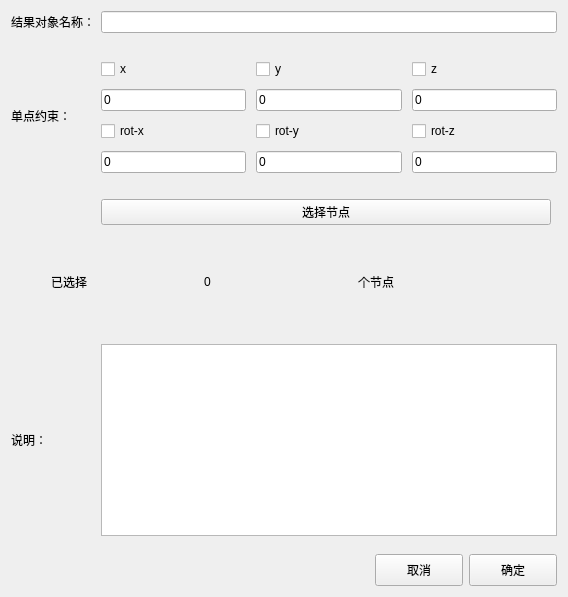
<?xml version="1.0" encoding="UTF-8"?>
<ui version="4.0">
 <class>MeshAddSpcView</class>
 <widget class="QWidget" name="MeshAddSpcView">
  <property name="geometry">
   <rect>
    <x>0</x>
    <y>0</y>
    <width>568</width>
    <height>597</height>
   </rect>
  </property>
  <property name="sizePolicy">
   <sizepolicy hsizetype="Preferred" vsizetype="Preferred">
    <horstretch>0</horstretch>
    <verstretch>0</verstretch>
   </sizepolicy>
  </property>
  <property name="windowTitle">
   <string>Form</string>
  </property>
  <layout class="QGridLayout" name="gridLayout">
   <item row="0" column="0">
    <widget class="QLabel" name="label_result">
     <property name="sizePolicy">
      <sizepolicy hsizetype="Fixed" vsizetype="Preferred">
       <horstretch>0</horstretch>
       <verstretch>0</verstretch>
      </sizepolicy>
     </property>
     <property name="text">
      <string>结果对象名称：</string>
     </property>
    </widget>
   </item>
   <item row="1" column="0">
    <spacer name="verticalSpacer">
     <property name="orientation">
      <enum>Qt::Vertical</enum>
     </property>
     <property name="sizeType">
      <enum>QSizePolicy::Fixed</enum>
     </property>
     <property name="sizeHint" stdset="0">
      <size>
       <width>20</width>
       <height>20</height>
      </size>
     </property>
    </spacer>
   </item>
   <item row="2" column="0">
    <widget class="QLabel" name="label_component">
     <property name="sizePolicy">
      <sizepolicy hsizetype="Fixed" vsizetype="Preferred">
       <horstretch>0</horstretch>
       <verstretch>0</verstretch>
      </sizepolicy>
     </property>
     <property name="text">
      <string>单点约束：</string>
     </property>
    </widget>
   </item>
   <item row="2" column="1" colspan="2">
    <layout class="QGridLayout" name="gridLayout_constraintValue" columnstretch="0,0,0">
     <property name="sizeConstraint">
      <enum>QLayout::SetDefaultConstraint</enum>
     </property>
     <property name="leftMargin">
      <number>0</number>
     </property>
     <property name="spacing">
      <number>10</number>
     </property>
     <item row="2" column="2">
      <widget class="QCheckBox" name="checkBox_componentRotZ">
       <property name="sizePolicy">
        <sizepolicy hsizetype="Expanding" vsizetype="Fixed">
         <horstretch>0</horstretch>
         <verstretch>0</verstretch>
        </sizepolicy>
       </property>
       <property name="text">
        <string>rot-z</string>
       </property>
      </widget>
     </item>
     <item row="0" column="0">
      <widget class="QCheckBox" name="checkBox_componentX">
       <property name="sizePolicy">
        <sizepolicy hsizetype="Expanding" vsizetype="Fixed">
         <horstretch>0</horstretch>
         <verstretch>0</verstretch>
        </sizepolicy>
       </property>
       <property name="text">
        <string>x</string>
       </property>
      </widget>
     </item>
     <item row="4" column="1">
      <widget class="QLineEdit" name="lineEdit_RotY">
       <property name="inputMask">
        <string/>
       </property>
       <property name="text">
        <string>0</string>
       </property>
      </widget>
     </item>
     <item row="1" column="1">
      <widget class="QLineEdit" name="lineEdit_Y">
       <property name="inputMask">
        <string/>
       </property>
       <property name="text">
        <string>0</string>
       </property>
      </widget>
     </item>
     <item row="4" column="0">
      <widget class="QLineEdit" name="lineEdit_RotX">
       <property name="inputMask">
        <string/>
       </property>
       <property name="text">
        <string>0</string>
       </property>
      </widget>
     </item>
     <item row="1" column="2">
      <widget class="QLineEdit" name="lineEdit_Z">
       <property name="inputMask">
        <string/>
       </property>
       <property name="text">
        <string>0</string>
       </property>
      </widget>
     </item>
     <item row="1" column="0">
      <widget class="QLineEdit" name="lineEdit_X">
       <property name="inputMask">
        <string/>
       </property>
       <property name="text">
        <string>0</string>
       </property>
      </widget>
     </item>
     <item row="0" column="1">
      <widget class="QCheckBox" name="checkBox_componentY">
       <property name="sizePolicy">
        <sizepolicy hsizetype="Expanding" vsizetype="Fixed">
         <horstretch>0</horstretch>
         <verstretch>0</verstretch>
        </sizepolicy>
       </property>
       <property name="text">
        <string>y</string>
       </property>
      </widget>
     </item>
     <item row="0" column="2">
      <widget class="QCheckBox" name="checkBox_componentZ">
       <property name="sizePolicy">
        <sizepolicy hsizetype="Expanding" vsizetype="Fixed">
         <horstretch>0</horstretch>
         <verstretch>0</verstretch>
        </sizepolicy>
       </property>
       <property name="text">
        <string>z</string>
       </property>
      </widget>
     </item>
     <item row="2" column="0">
      <widget class="QCheckBox" name="checkBox_componentRotX">
       <property name="sizePolicy">
        <sizepolicy hsizetype="Expanding" vsizetype="Fixed">
         <horstretch>0</horstretch>
         <verstretch>0</verstretch>
        </sizepolicy>
       </property>
       <property name="text">
        <string>rot-x</string>
       </property>
      </widget>
     </item>
     <item row="2" column="1">
      <widget class="QCheckBox" name="checkBox_componentRotY">
       <property name="sizePolicy">
        <sizepolicy hsizetype="Ignored" vsizetype="Fixed">
         <horstretch>0</horstretch>
         <verstretch>0</verstretch>
        </sizepolicy>
       </property>
       <property name="text">
        <string>rot-y</string>
       </property>
      </widget>
     </item>
     <item row="4" column="2">
      <widget class="QLineEdit" name="lineEdit_RotZ">
       <property name="inputMask">
        <string/>
       </property>
       <property name="text">
        <string>0</string>
       </property>
      </widget>
     </item>
    </layout>
   </item>
   <item row="3" column="0">
    <spacer name="verticalSpacer_2">
     <property name="orientation">
      <enum>Qt::Vertical</enum>
     </property>
     <property name="sizeType">
      <enum>QSizePolicy::Fixed</enum>
     </property>
     <property name="sizeHint" stdset="0">
      <size>
       <width>20</width>
       <height>20</height>
      </size>
     </property>
    </spacer>
   </item>
   <item row="4" column="1">
    <layout class="QHBoxLayout" name="horizontalLayout_3">
     <item>
      <widget class="QPushButton" name="pushButton_select">
       <property name="sizePolicy">
        <sizepolicy hsizetype="Expanding" vsizetype="Fixed">
         <horstretch>0</horstretch>
         <verstretch>0</verstretch>
        </sizepolicy>
       </property>
       <property name="layoutDirection">
        <enum>Qt::LeftToRight</enum>
       </property>
       <property name="text">
        <string>选择节点</string>
       </property>
      </widget>
     </item>
    </layout>
   </item>
   <item row="5" column="0">
    <spacer name="verticalSpacer_4">
     <property name="orientation">
      <enum>Qt::Vertical</enum>
     </property>
     <property name="sizeType">
      <enum>QSizePolicy::Fixed</enum>
     </property>
     <property name="sizeHint" stdset="0">
      <size>
       <width>20</width>
       <height>13</height>
      </size>
     </property>
    </spacer>
   </item>
   <item row="6" column="0" colspan="2">
    <layout class="QHBoxLayout" name="horizontalLayout">
     <property name="spacing">
      <number>0</number>
     </property>
     <item>
      <spacer name="horizontalSpacer">
       <property name="orientation">
        <enum>Qt::Vertical</enum>
       </property>
       <property name="sizeHint" stdset="0">
        <size>
         <width>40</width>
         <height>20</height>
        </size>
       </property>
      </spacer>
     </item>
     <item>
      <widget class="QLabel" name="label_countPrefix">
       <property name="text">
        <string>已选择</string>
       </property>
      </widget>
     </item>
     <item>
      <widget class="QLabel" name="label_count">
       <property name="text">
        <string>0</string>
       </property>
      </widget>
     </item>
     <item>
      <widget class="QLabel" name="label_countSuffix">
       <property name="text">
        <string>个节点</string>
       </property>
      </widget>
     </item>
     <item>
      <spacer name="horizontalSpacer_2">
       <property name="orientation">
        <enum>Qt::Vertical</enum>
       </property>
       <property name="sizeHint" stdset="0">
        <size>
         <width>40</width>
         <height>20</height>
        </size>
       </property>
      </spacer>
     </item>
    </layout>
   </item>
   <item row="7" column="0">
    <spacer name="verticalSpacer_3">
     <property name="orientation">
      <enum>Qt::Vertical</enum>
     </property>
     <property name="sizeType">
      <enum>QSizePolicy::Fixed</enum>
     </property>
     <property name="sizeHint" stdset="0">
      <size>
       <width>20</width>
       <height>18</height>
      </size>
     </property>
    </spacer>
   </item>
   <item row="8" column="0">
    <widget class="QLabel" name="label_describe">
     <property name="text">
      <string>说明：</string>
     </property>
    </widget>
   </item>
   <item row="8" column="1" colspan="2">
    <widget class="QPlainTextEdit" name="plainTextEdit_describe"/>
   </item>
   <item row="0" column="1" colspan="2">
    <widget class="QLineEdit" name="lineEdit_result"/>
   </item>
   <item row="9" column="1" colspan="2">
    <layout class="QHBoxLayout" name="horizontalLayout_2">
     <property name="topMargin">
      <number>12</number>
     </property>
     <item>
      <spacer name="horizontalSpacer_3">
       <property name="orientation">
        <enum>Qt::Horizontal</enum>
       </property>
       <property name="sizeHint" stdset="0">
        <size>
         <width>40</width>
         <height>20</height>
        </size>
       </property>
      </spacer>
     </item>
     <item>
      <widget class="QPushButton" name="cancelBtn">
       <property name="minimumSize">
        <size>
         <width>88</width>
         <height>32</height>
        </size>
       </property>
       <property name="maximumSize">
        <size>
         <width>88</width>
         <height>16777215</height>
        </size>
       </property>
       <property name="focusPolicy">
        <enum>Qt::StrongFocus</enum>
       </property>
       <property name="text">
        <string>取消</string>
       </property>
      </widget>
     </item>
     <item>
      <widget class="QPushButton" name="confrimBtn">
       <property name="minimumSize">
        <size>
         <width>88</width>
         <height>32</height>
        </size>
       </property>
       <property name="maximumSize">
        <size>
         <width>88</width>
         <height>16777215</height>
        </size>
       </property>
       <property name="text">
        <string>确定</string>
       </property>
      </widget>
     </item>
    </layout>
   </item>
  </layout>
 </widget>
 <resources/>
 <connections/>
</ui>
